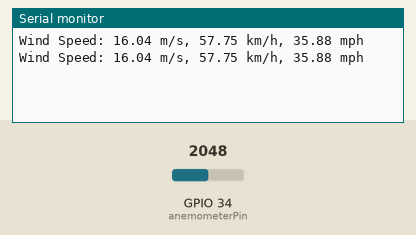
The sketch below on a simulated ESP32. On the bench: the last lines printed to the serial monitor. The test bench sets the inputs (shaded band); at power-on: GPIO 34 (anemometerPin) = 2048.

Above: at 1.8 s.
1.9 s: GPIO 34 (anemometerPin) set to 2866
At 2.8 s:
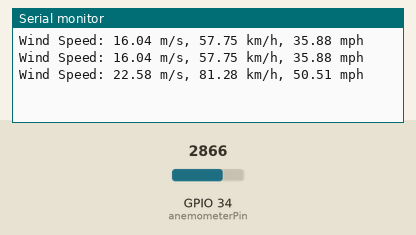
3.4 s: GPIO 34 (anemometerPin) set to 3603
At 4.3 s:
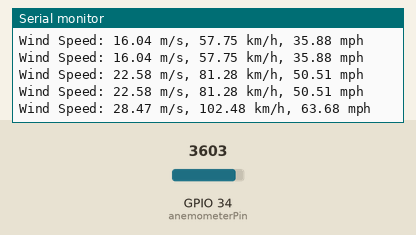
Timing chart, 0 to 6.4 s (numbered marks = the images above; inputs shaded):
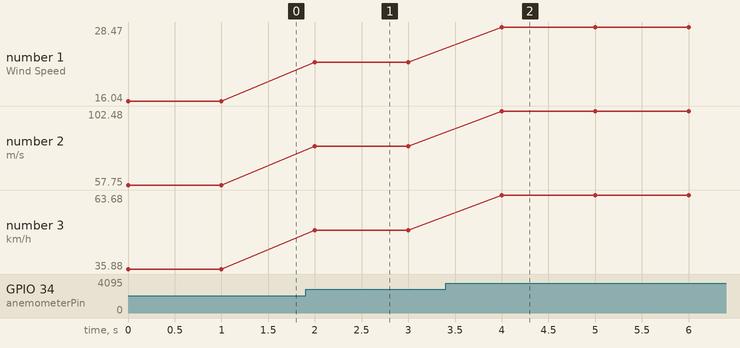

The sketch:

anemometer.ino
```cpp
// Constants (Change the following variables if needed)
const int anemometerPin = 34;  // GPIO pin connected to anemometer (analog pin)
const float minVoltage = 0.033;  // Voltage corresponding to 0 m/s
const float maxVoltage = 3.3;  // Voltage corresponding to 32.4 m/s (max speed) (when using voltage divider)
const float maxWindSpeed = 32.4; // Maximum wind speed in m/s

// Conversion factors
const float mps_to_kmh = 3.6;   // 1 m/s = 3.6 km/h
const float mps_to_mph = 2.23694; // 1 m/s = 2.23694 mph

void setup() {
  Serial.begin(115200);
  }

  void loop() {
    // Read analog value from anemometer (ADC value between 0-4095 on ESP32 for 0-3.3V)
      int adcValue = analogRead(anemometerPin);

          // Convert ADC value to voltage (ESP32 ADC range is 0-3.3V)
            float voltage = (adcValue / 4095.00) * 3.3;

                // Ensure the voltage is within the anemometer operating range
                  if (voltage < minVoltage) {
                      voltage = minVoltage;
                        } else if (voltage > maxVoltage) {
                            voltage = maxVoltage;
                              }

                                  // Map the voltage to wind speed
                                    float windSpeed_mps = ((voltage - minVoltage) / (maxVoltage - minVoltage)) * maxWindSpeed;

                                      // Convert wind speed to km/h and mph
                                        float windSpeed_kmh = windSpeed_mps * mps_to_kmh;
                                          float windSpeed_mph = windSpeed_mps * mps_to_mph;

                                            // Print wind speed
                                              Serial.print("Wind Speed: ");
                                                Serial.print(windSpeed_mps);
                                                  Serial.print(" m/s, ");
                                                    Serial.print(windSpeed_kmh);
                                                      Serial.print(" km/h, ");
                                                        Serial.print(windSpeed_mph);
                                                          Serial.println(" mph");

                                                              delay(1000);
                                                              }
```

Measured:
- after the input at 1.9 s, the serial monitor: prints a new line after 0.10 s (image 1)
- after the input at 3.4 s, the serial monitor: prints a new line after 0.60 s (image 2)
- plotted number 1: 16.04 → 22.58 after the input at 1.9 s, 22.58 → 28.47 after the input at 3.4 s
- plotted number 2: 57.75 → 81.28 after the input at 1.9 s, 81.28 → 102.48 after the input at 3.4 s
- plotted number 3: 35.88 → 50.51 after the input at 1.9 s, 50.51 → 63.68 after the input at 3.4 s
